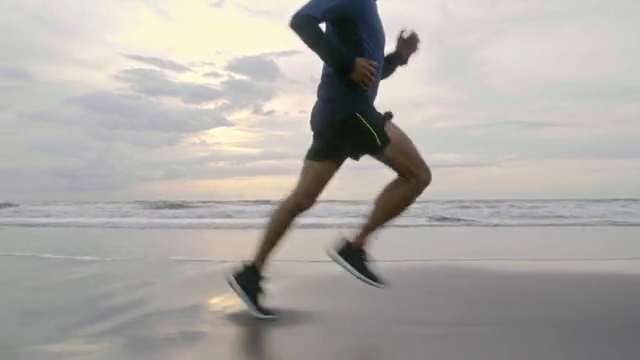
#> input picture frame 31 of projeler/3_pose_estimation/video1.mp4, 640 x 360 px
$ python road_line_detection.py
#> lines starting #> are read from the running program, lines starting #| are printed output that depends on the picture; after the words box and inside, x2 and y2 are one past the last pixel; in counts of white or black regions, pixels touching at a corner belong together
#> further down, img is the input picture: shape (360, 640, 3); mean B, G, R 164.8, 169, 172.3
import cv2
import numpy as np

def region_of_interest(image, vertices):
    mask = np.zeros_like(image)

    match_mask_color = 255

    cv2.fillPoly(mask, vertices, match_mask_color)
    masked_image = cv2.bitwise_and(image, mask)
    return masked_image

def drawLines(image, lines):

    image = np.copy(image)
    blank_image = np.zeros((image.shape[0], image.shape[1],3),dtype = np.uint8)

    for line in lines:
        for x1,y1,x2,y2 in line:
            cv2.line(blank_image, (x1,y1),(x2,y2),(0,255,0),thickness = 10)

    image = cv2.addWeighted(image, 0.8, blank_image, 1, 0.0)
    return image

def process(image):
    height, width = img.shape[0], img.shape[1]
#> height = 360; width = 640

    region_of_interest_vertices = [(0, height), (width/2, height/2), (width, height)]
#> region_of_interest_vertices = [(0, 360), (320, 180), (640, 360)]

    gray_image = cv2.cvtColor(image, cv2.COLOR_BGR2GRAY)
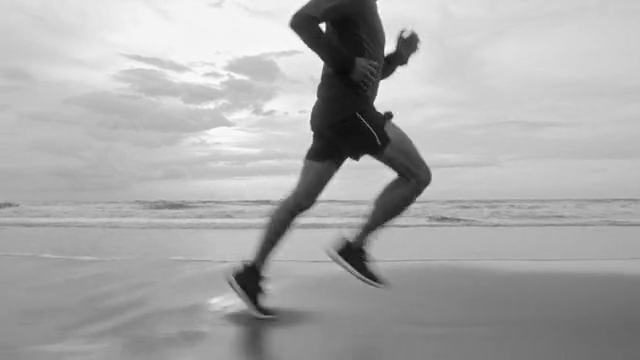
#> gray_image: shape (360, 640); min 11, max 255, mean 169.5
    canny_image = cv2.Canny(gray_image, 250, 120)
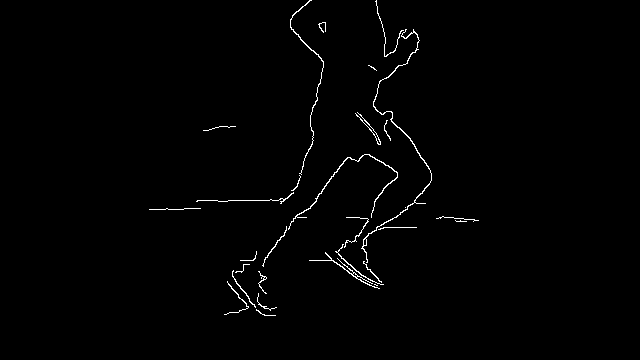
#> canny_image: shape (360, 640); 0.99% white in thin lines or dots, all inside (x1, y1, x2, y2) = (149, 0, 479, 316)
    cropped_image = region_of_interest(canny_image, np.array([region_of_interest_vertices], np.int32))
#> in region_of_interest, `cv2.fillPoly(mask, vertices, match_mask_color)`:
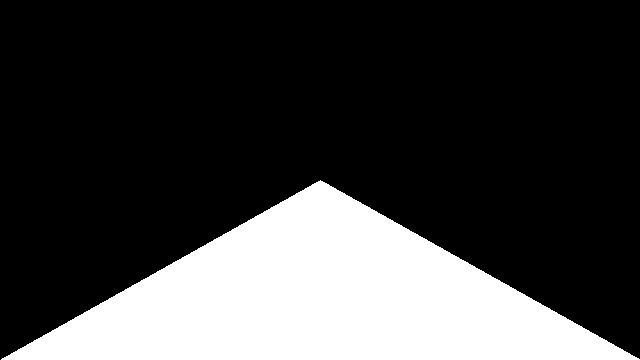
#> mask: shape (360, 640); 25.1% white; 1 white region, box (x1, y1, x2, y2) and area: (1, 180, 640, 360) 57740
#> in region_of_interest, `masked_image = cv2.bitwise_and(image, mask)`:
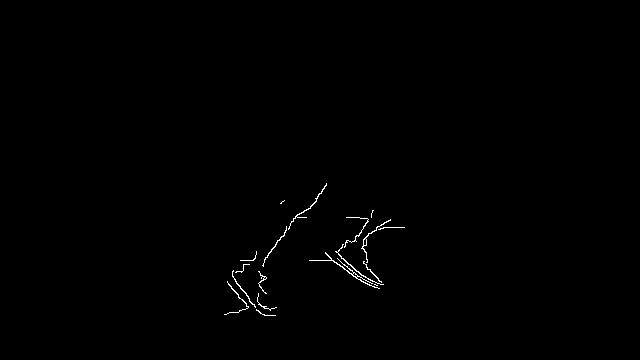
#> masked_image: shape (360, 640); 0.41% white in thin lines or dots, all inside (x1, y1, x2, y2) = (224, 183, 405, 316)
    lines = cv2.HoughLinesP(cropped_image, rho = 2, theta = np.pi/180, threshold = 200, lines = np.array([]),minLineLength = 150, maxLineGap = 4)
#> lines = None
    # print(lines)
    imageWithLine = drawLines(image, lines)
#> after the loop in drawLines, `for line in lines:`: blank_image: shape (360, 640, 3); every value is 0
    return imageWithLine

cap = cv2.VideoCapture("/Users/dilarabuker/Desktop/görüntü_isleme/projeler/8_road_line_detection/video1.mp4")

while True:
    success, img = cap.read()
#> (the run stopped early here; a loop or call above may not have finished)

$ run again, starting later in the video
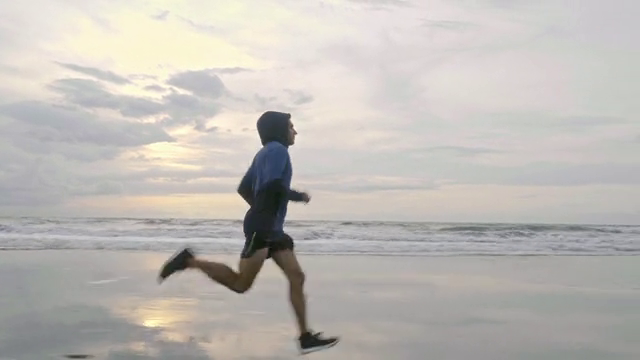
#> input picture frame 141 of projeler/3_pose_estimation/video1.mp4, 640 x 360 px
#> img is the input picture: shape (360, 640, 3); mean B, G, R 181.6, 186.3, 190.2
#> in process, `canny_image = cv2.Canny(gray_image, 250, 120)`:
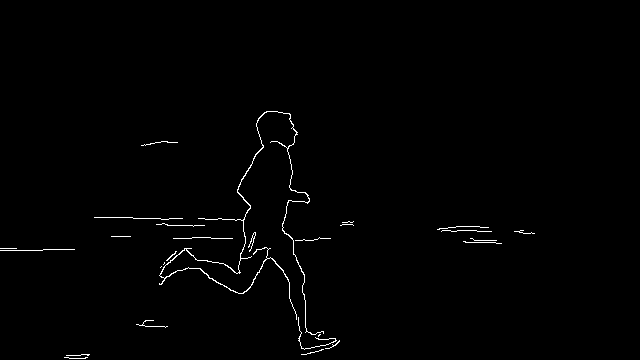
#> canny_image: shape (360, 640); 0.86% white in thin lines or dots, all inside (x1, y1, x2, y2) = (0, 111, 535, 359)
#> mask: shape (360, 640); 25.1% white; 1 white region, box (x1, y1, x2, y2) and area: (1, 180, 640, 360) 57740
#> in region_of_interest, `masked_image = cv2.bitwise_and(image, mask)`:
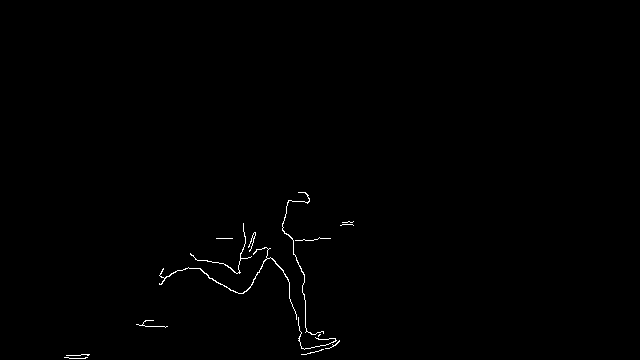
#> masked_image: shape (360, 640); 0.44% white in thin lines or dots, all inside (x1, y1, x2, y2) = (64, 192, 354, 359)
#> lines = None

$ run again, starting later in the video
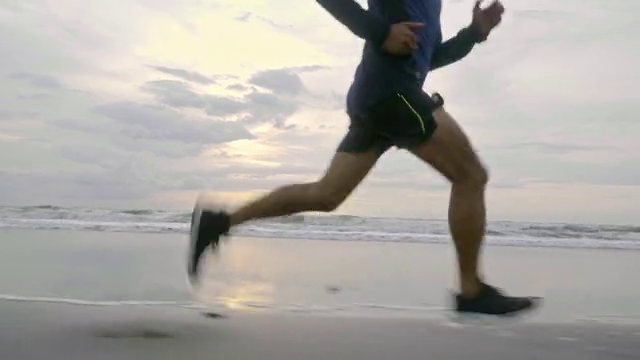
#> input picture frame 252 of projeler/3_pose_estimation/video1.mp4, 640 x 360 px
#> img is the input picture: shape (360, 640, 3); mean B, G, R 162.5, 167, 170.4
#> in process, `canny_image = cv2.Canny(gray_image, 250, 120)`:
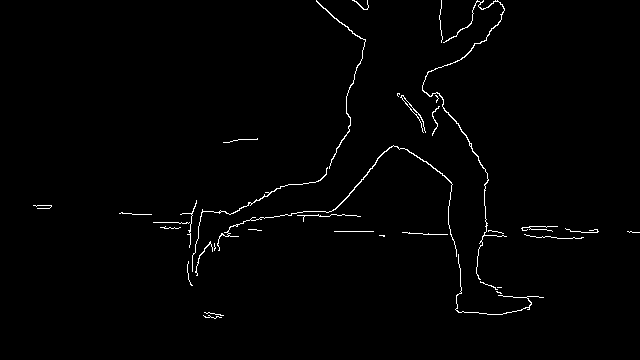
#> canny_image: shape (360, 640); 1.2% white in thin lines or dots, all inside (x1, y1, x2, y2) = (33, 0, 640, 319)
#> mask: shape (360, 640); 25.1% white; 1 white region, box (x1, y1, x2, y2) and area: (1, 180, 640, 360) 57740
#> in region_of_interest, `masked_image = cv2.bitwise_and(image, mask)`:
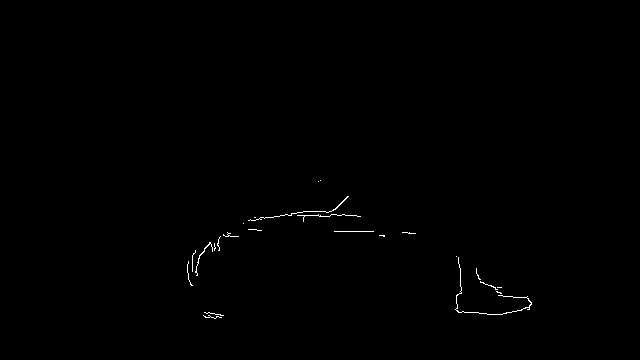
#> masked_image: shape (360, 640); 0.31% white in thin lines or dots, all inside (x1, y1, x2, y2) = (187, 180, 532, 319)
#> lines = None
